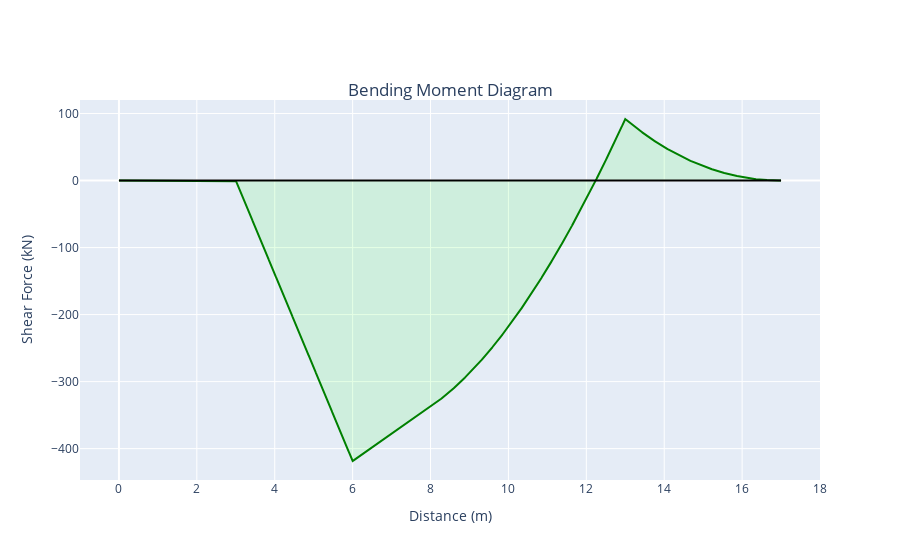

Source (notebook cell):
### Code cell
layout = go.Layout(
    title = {'text' : 'Bending Moment Diagram', 
             'y':0.85,
             'x':0.5,
            'xanchor':'center',
            'yanchor':'top'},    
    yaxis = dict(
        title = 'Shear Force (kN)'
    ),
    xaxis = dict(
        title = 'Distance (m)',
        range = [-1, span+1]
    ),
    showlegend = False,
)


line = go.Scatter(
    x = X,
    y = sum(bendingMoment),
    mode = 'lines',
    name = 'Shear Force',
    fill = 'tonexty',
    line_color = 'green',
    fillcolor = 'rgba(0,255,0,0.1)'
)

axis = go.Scatter(
    x = [0,span],
    y = [0,0],
    mode = 'lines',
    line_color = 'black'
)

fig = go.Figure(data=[line,axis], layout = layout)

py.offline.iplot(fig)

### Figure 1 — Plotly figure (JSON) as saved in the notebook; plotly's stock layout.template omitted (floating-point values rounded to 4 significant figures; data arrays with more than 128 entries replaced by an {"elided": "..."} marker saying what was removed)
{"data": [{"fill": "tonexty", "fillcolor": "rgba(0,255,0,0.1)", "line": {"color": "green"}, "mode": "lines", "name": "Shear Force", "type": "scatter", "x": {"elided": "10001 float values"}, "y": {"elided": "10001 float values"}}, {"line": {"color": "black"}, "mode": "lines", "type": "scatter", "x": [0, 17], "y": [0, 0]}], "layout": {"showlegend": false, "title": {"text": "Bending Moment Diagram", "x": 0.5, "xanchor": "center", "y": 0.85, "yanchor": "top"}, "xaxis": {"range": [-1, 18], "title": {"text": "Distance (m)"}}, "yaxis": {"title": {"text": "Shear Force (kN)"}}}}
